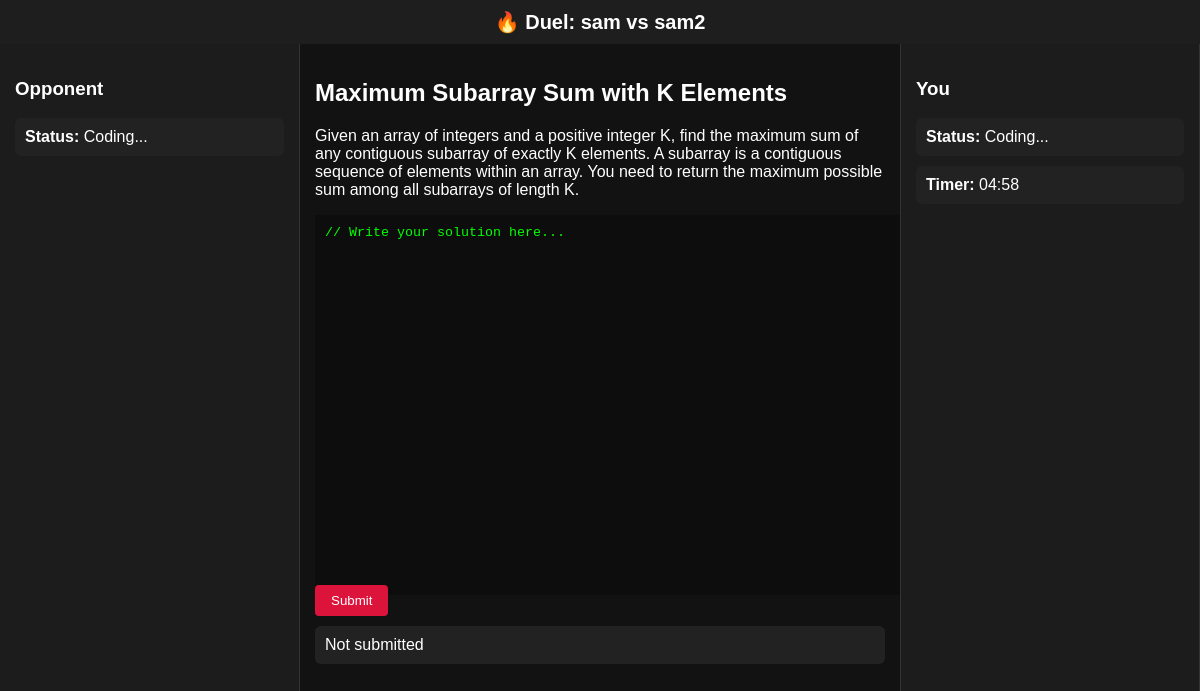
Page /duels/duel-room/33/ (signed in) on the committed database.
### problems/models.py (models this page shows)
class Problem(models.Model):
    DIFFICULTY_CHOICES = [
        ('Easy', 'Easy'),
        ('Medium', 'Medium'),
        ('Hard', 'Hard'),
    ]
    title = models.CharField(max_length=200)
    description = models.TextField()
    input_description = models.TextField()
    output_description = models.TextField()
    constraints = models.TextField()
    sample_input = models.TextField()
    sample_output = models.TextField()
    difficulty = models.CharField(max_length=10, choices=DIFFICULTY_CHOICES)
    tags = models.ManyToManyField(Tag, related_name='problems')
    slug = models.SlugField(unique=True)
    is_ai_source = models.BooleanField(default=False)
    def __str__(self):
        return self.title

### players/views.py (the view)
# urls.py: path('duel-room/<int:match_id>/', views.duel_room, name='duel_room'),
@login_required
def duel_room(request, match_id):
    match = get_object_or_404(Match, id=match_id)
    if request.user not in [match.player1, match.player2]:
        return redirect("dashboard")
    print(match)
    return render(request, "duels/duel.html", {
        "match": match,
        "problem": match.problem,
        'player1': match.player1.username,
        'player2': match.player2.username,
    })

### players/models.py (called while the page is built)
    def __str__(self):
        return f"{self.player1} vs {self.player2} ({self.problem})"

### templates/duels/duel.html (shortened to what this page needs)
<!DOCTYPE html>
<html lang="en">
<head>
</head>
<body>
<header>🔥 Duel: {{ player1 }} vs {{ player2 }}</header>
<div class="duel-container">
  <div class="sidebar">
    <h3>Opponent</h3>
    <div class="status-box">
      <strong>Status:</strong> <span id="opponent-status">Coding...</span>
    </div>
  </div>
  <div class="problem-area">
    <h2>{{ problem.title }}</h2>
    <p>{{ problem.description }}</p>
    <div class="editor-area">
      <textarea id="code-editor">// Write your solution here...</textarea>
    </div>
    <form method="post" action="">
      <button type="submit" onclick="beforeSubmit()">Submit</button>
    </form>
    <div id="submission-status" class="status-box">Not submitted</div>
  </div>
  <div class="sidebar right">
    <h3>You</h3>
    <div class="status-box"><strong>Status:</strong> <span id="your-status">Coding...</span></div>
    <div class="status-box"><strong>Timer:</strong> <span id="timer">05:00</span></div>
  </div>
</div>
</body>
</html>

### templates/duels/duel.html (style rules this page uses)
body { margin: 0; font-family: Arial, sans-serif; background: #121212; color: #fff; }
header { padding: 10px; background: #1e1e1e; text-align: center; font-size: 20px; font-weight: bold; }
.duel-container { display: grid; grid-template-columns: 1fr 2fr 1fr; height: calc(100vh - 50px); }
.sidebar { padding: 15px; background: #1c1c1c; border-right: 1px solid #333; }
.sidebar.right { border-left: 1px solid #333; }
.problem-area { padding: 15px; overflow-y: auto; }
.editor-area { height: 50%; }
textarea { width: 100%; height: 100%; background: #0d0d0d; color: #0f0; border: none; padding: 10px; font-family: monospace; resize: none; }
button { padding: 8px 16px; margin-top: 10px; background: crimson; color: white; border: none; cursor: pointer; border-radius: 4px; }
.status-box { background: #222; padding: 10px; border-radius: 6px; margin-top: 10px; }

### rows in the picture
Problem: title "Maximum Subarray Sum with K Elements", description "Given an array of integers and a positive integer K, find the maximum sum of any contiguous subarray of exactly K elements. A subarray is a contiguous sequence of elements within an array. You need to return the maximum possible sum among all subarrays of length K."

### other values in the picture
{{ player1 }} "sam"
{{ player2 }} "sam2"
